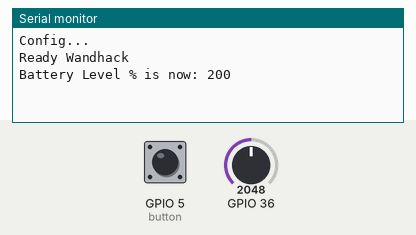
This sketch was run on a simulated ESP32. On the bench: the last lines printed to the serial monitor. The inputs (shaded band) are chosen by the test bench; at power-on: GPIO 36 = 2048, GPIO 5 (button) HIGH. Nothing arrives over Bluetooth unless stated; a phone connects over Bluetooth LE 3 s after start.

Above: at 4.8 s.
4.9 s: GPIO 36 set to 2866
At 5.5 s:
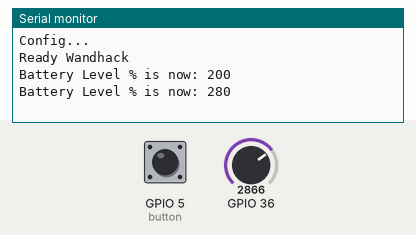
6.5 s: GPIO 36 set to 3603
At 8.3 s:
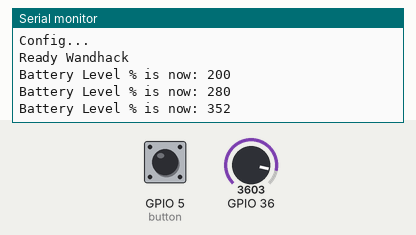

The sketch:

kano-hack.ino
```cpp
// (licence header left out)
//Library BLE
#include <BLEDevice.h>
#include <BLEUtils.h>
#include <BLEServer.h>
#include <BLE2902.h>

#define INFO_SERVICE_UUID    "64a70010-f691-4b93-a6f4-0968f5b648f8"
#define IO_SERVICE_UUID      "64A70012-F691-4B93-A6F4-0968F5B648F8"
#define SENSOR_SERVICE_UUID  "64A70011-F691-4B93-A6F4-0968F5B648F8"


#define BleUUIDInformationOrganisationChar "64A7000B-F691-4B93-A6F4-0968F5B648F8"
#define BleUUIDInformationSwChar           "64A70013-F691-4B93-A6F4-0968F5B648F8"
#define BleUUIDInformationHwChar           "64A70001-F691-4B93-A6F4-0968F5B648F8"

#define BleUUIDIOBatteryChar               "64A70007-F691-4B93-A6F4-0968F5B648F8"
#define BleUUIDIOUserButtonChar            "64A7000D-F691-4B93-A6F4-0968F5B648F8"
#define BleUUIDIOVibratorChar              "64A70008-F691-4B93-A6F4-0968F5B648F8"
#define BleUUIDIOLedChar                   "64A70009-F691-4B93-A6F4-0968F5B648F8" //LED RGB
#define BleUUIDIOKeepAliveChar             "64A7000F-F691-4B93-A6F4-0968F5B648F8"


#define BleUUIDSensorQuaternionsChar       "64A70002-F691-4B93-A6F4-0968F5B648F8"
#define BleUUIDSensorRawChar               "64A7000A-F691-4B93-A6F4-0968F5B648F8"
#define BleUUIDSensorMotionChar            "64A7000C-F691-4B93-A6F4-0968F5B648F8"
#define BleUUIDSensorMagnCalibrateChar     "64A70021-F691-4B93-A6F4-0968F5B648F8"
#define BleUUIDSensorQuaternionsResetChar  "64A70004-F691-4B93-A6F4-0968F5B648F8"
#define BleUUIDSensorTempChar              "64A70014-F691-4B93-A6F4-0968F5B648F8"

BLEServer* pServer = NULL;

BLECharacteristic *pCharacteristicInformationOrganisationChar = NULL;
BLECharacteristic *pCharacteristicInformationSwChar = NULL;
BLECharacteristic *pCharacteristicInformationHwChar = NULL;
BLECharacteristic *pCharacteristicIOBatteryChar = NULL;
BLECharacteristic *pCharacteristicUserIOUserButtonChar = NULL;

BLECharacteristic *pCharacteristicIOVibratorChar = NULL;
BLECharacteristic *pCharacteristicIOLedChar = NULL;
BLECharacteristic *pCharacteristicIOKeepAliveChar = NULL;
BLECharacteristic *pCharacteristicSensorQuaternionsChar = NULL;
BLECharacteristic *pCharacteristicUserSensorRawChar = NULL;
BLECharacteristic *pCharacteristicSensorMotionChar = NULL;
BLECharacteristic *pCharacteristicSensorMagnCalibrateChar = NULL;
BLECharacteristic *pCharacteristicSensorQuaternionsResetChar = NULL;
BLECharacteristic *pCharacteristicSensorTempChar = NULL;


bool deviceConnected = false;
bool oldDeviceConnected = false;
uint8_t button = 0;
int oldBatteryLevel = 0;  // last battery level reading from analog input

class MyServerCallbacks : public BLEServerCallbacks {
    void onConnect(BLEServer* pServer) {
      deviceConnected = true;
    };

    void onDisconnect(BLEServer* pServer) {
      deviceConnected = false;
    }
};

void InitBLE() {
  BLEDevice::init("Kano-Wand-75-78-89");
  // Create the BLE Server
  BLEServer *pServer = BLEDevice::createServer();
  pServer->setCallbacks(new MyServerCallbacks());

  // Create the BLE Service INFO
  BLEService *pServiceInfo = pServer->createService(INFO_SERVICE_UUID);

   pCharacteristicInformationOrganisationChar = pServiceInfo->createCharacteristic(
                                         BleUUIDInformationOrganisationChar,
                                         BLECharacteristic::PROPERTY_READ |
                                         BLECharacteristic::PROPERTY_NOTIFY
                                       );
    pCharacteristicInformationSwChar = pServiceInfo->createCharacteristic(
                                         BleUUIDInformationSwChar,
                                         BLECharacteristic::PROPERTY_READ |
                                         BLECharacteristic::PROPERTY_NOTIFY
                                       );
     pCharacteristicInformationHwChar = pServiceInfo->createCharacteristic(
                                         BleUUIDInformationHwChar,
                                         BLECharacteristic::PROPERTY_READ |
                                         BLECharacteristic::PROPERTY_NOTIFY
                                       );

// Create the BLE Service IO
  BLEService *pServiceIO = pServer->createService(IO_SERVICE_UUID);

  pCharacteristicIOBatteryChar = pServiceIO->createCharacteristic(
                                         BleUUIDIOBatteryChar,
                                         BLECharacteristic::PROPERTY_READ |
                                         BLECharacteristic::PROPERTY_NOTIFY
                                       );
    pCharacteristicUserIOUserButtonChar = pServiceIO->createCharacteristic(
                                         BleUUIDIOUserButtonChar,
                                         BLECharacteristic::PROPERTY_READ |
                                         BLECharacteristic::PROPERTY_NOTIFY
                                       );
     pCharacteristicIOVibratorChar = pServiceIO->createCharacteristic(
                                         BleUUIDIOVibratorChar,
                                         BLECharacteristic::PROPERTY_READ |
                                         BLECharacteristic::PROPERTY_NOTIFY
                                       );

     pCharacteristicIOLedChar = pServiceIO->createCharacteristic(
                                         BleUUIDIOLedChar,
                                         BLECharacteristic::PROPERTY_READ |
                                         BLECharacteristic::PROPERTY_WRITE
                                       );
     pCharacteristicIOKeepAliveChar = pServiceIO->createCharacteristic(
                                         BleUUIDIOKeepAliveChar,
                                         BLECharacteristic::PROPERTY_READ |
                                         BLECharacteristic::PROPERTY_NOTIFY
                                       );

 // Create the BLE Service SENSOR
  BLEService *pServiceSensor = pServer->createService(SENSOR_SERVICE_UUID);

  pCharacteristicSensorQuaternionsChar = pServiceSensor->createCharacteristic(
                                         BleUUIDSensorQuaternionsChar,
                                         BLECharacteristic::PROPERTY_READ |
                                         BLECharacteristic::PROPERTY_NOTIFY
                                       );
    pCharacteristicUserSensorRawChar = pServiceSensor->createCharacteristic(
                                         BleUUIDSensorRawChar,
                                         BLECharacteristic::PROPERTY_READ |
                                         BLECharacteristic::PROPERTY_NOTIFY
                                       );
     pCharacteristicSensorMotionChar = pServiceSensor->createCharacteristic(
                                         BleUUIDSensorMotionChar,
                                         BLECharacteristic::PROPERTY_READ |
                                         BLECharacteristic::PROPERTY_NOTIFY
                                       );

     pCharacteristicSensorMagnCalibrateChar = pServiceSensor->createCharacteristic(
                                         BleUUIDSensorMagnCalibrateChar,
                                         BLECharacteristic::PROPERTY_READ |
                                         BLECharacteristic::PROPERTY_NOTIFY
                                       );
     pCharacteristicSensorQuaternionsResetChar = pServiceSensor->createCharacteristic(
                                         BleUUIDSensorQuaternionsResetChar,
                                         BLECharacteristic::PROPERTY_READ |
                                         BLECharacteristic::PROPERTY_NOTIFY
                                       );
     pCharacteristicSensorTempChar = pServiceSensor->createCharacteristic(
                                         BleUUIDSensorTempChar,
                                         BLECharacteristic::PROPERTY_READ |
                                         BLECharacteristic::PROPERTY_NOTIFY
                                       );

  //Defualt Factory
  pCharacteristicInformationOrganisationChar->setValue("Kano");
  pCharacteristicInformationSwChar->setValue("1.1.5");
  pCharacteristicInformationHwChar->setValue("1");

  pServiceInfo->start();
  pServiceIO->start();
  pServiceSensor->start();

  //BLEAdvertising *pAdvertising = pServer->getAdvertising();
   pServer->getAdvertising()->start();
}

void setup () {
  Serial.begin(9600);
  Serial.println("Config...");
  pinMode(5,INPUT_PULLUP);

  InitBLE();

  Serial.println("Ready Wandhack");
}

void loop () {
    // notify changed value
    if (deviceConnected) {
      updateBatteryLevel();
      buttonstate();
    }
    // disconnecting
    if (!deviceConnected && oldDeviceConnected) {
        delay(500); // give the bluetooth stack the chance to get things ready
        pServer->startAdvertising(); // restart advertising
        Serial.println("start advertising");
        oldDeviceConnected = deviceConnected;
    }
    // connecting
    if (deviceConnected && !oldDeviceConnected) {
        // do stuff here on connecting
        oldDeviceConnected = deviceConnected;
    }
  delay(1000);
}

void buttonstate(){
  if(digitalRead(5)==0){
    button = 51;
  }
  else{
    button = 0;
  }
  pCharacteristicUserIOUserButtonChar->setValue(&button,1);
  pCharacteristicUserIOUserButtonChar->notify();
}

void updateBatteryLevel() {
  /* Read the current voltage level on the A0 analog input pin.
     This is used here to simulate the charge level of a battery.
  */
  int battery = analogRead(A0);
  uint16_t batteryLevel = map(battery, 0, 1023, 0, 100);

  if (batteryLevel != oldBatteryLevel) {      // if the battery level has changed
    Serial.print("Battery Level % is now: "); // print it
    Serial.println(batteryLevel);

        uint8_t batteryData[2];
        //uint16_t batteryValue = (uint16_t)(10);
        batteryData[1] = 0;
        batteryData[0] = (uint16_t)(batteryLevel);
        pCharacteristicIOBatteryChar->setValue(batteryData, 2);   // and update the battery level characteristic
        pCharacteristicIOBatteryChar->notify();
        oldBatteryLevel = batteryLevel;           // save the level for next comparison
  }
}
```

Measured:
- after the input at 4.9 s, the serial monitor: prints a new line after 0.10 s (image 1)
- after the input at 6.5 s, the serial monitor: prints a new line after 0.50 s (image 2)
